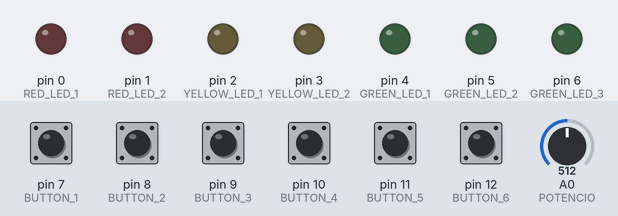
A program run on a simulated Teensy 4. On the bench: output pins drawn as LEDs (lit = HIGH). The test bench sets the inputs (shaded band); at power-on: pin 7 (BUTTON_1), pin 8 (BUTTON_2), pin 9 (BUTTON_3), pin 10 (BUTTON_4), pin 11 (BUTTON_5), pin 12 (BUTTON_6) HIGH, A0 (POTENCIO) = 512. What the program prints to the serial monitor is not drawn.

Above: at 1.2 s.
1.3 s: pin 7 (BUTTON_1) pulled LOW for 0.15 s
At 2.1 s:
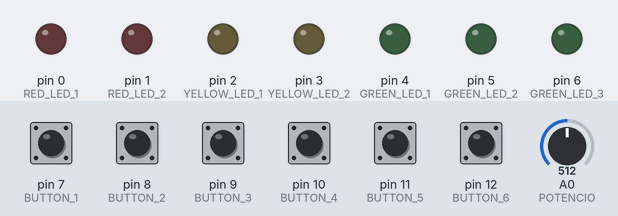
3.0 s: pin 8 (BUTTON_2) pulled LOW for 1 s
At 3.5 s:
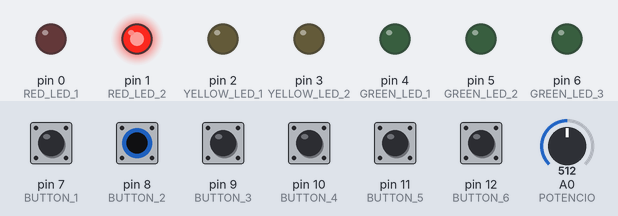
5.5 s: A0 (POTENCIO) set to 528
At 6.7 s:
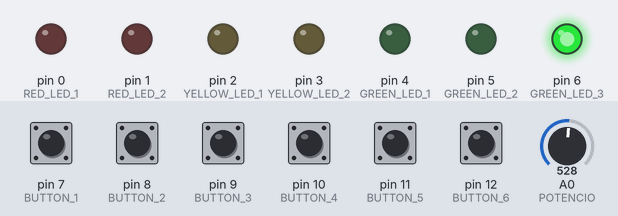
7.0 s: pin 9 (BUTTON_3) pulled LOW for 0.15 s
At 7.6 s:
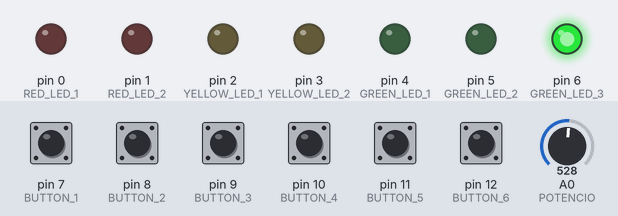
8.7 s: pin 10 (BUTTON_4) pulled LOW for 0.15 s
At 10.1 s:
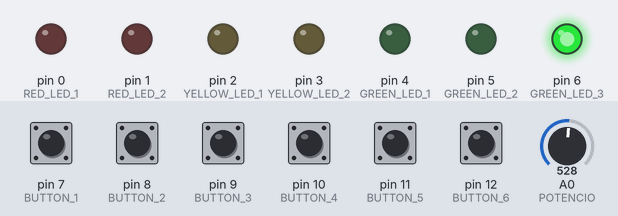
10.4 s: pin 11 (BUTTON_5) pulled LOW for 0.15 s
At 11.4 s:
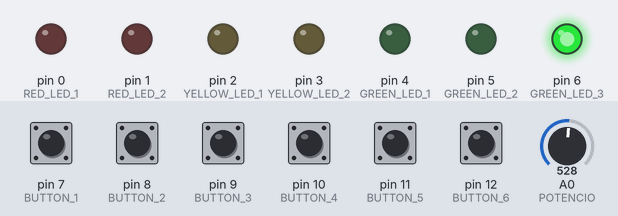
Timing chart, 0 to 13.1 s (numbered marks = the images above; inputs shaded):
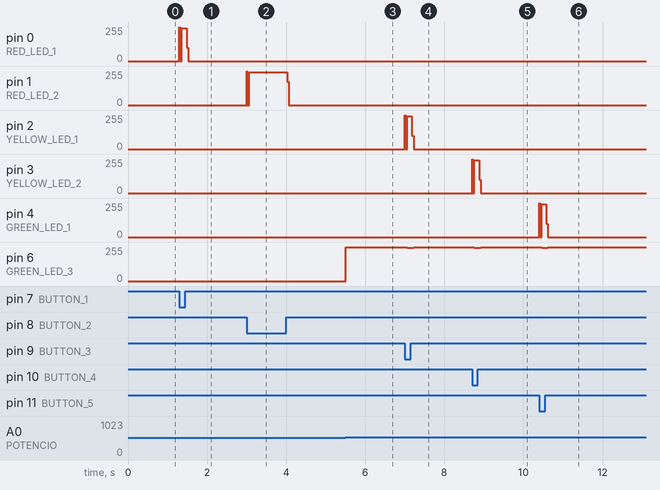

Measured:
- the behaviour switches between 512 and 513 on A0 (POTENCIO) (found by bisection; images 2 and 3)
- after the input at 1.3 s, pin 0 (RED_LED_1): 0/255 → 247/255 at once, → 0/255 0.18 s later
- after the input at 3.0 s, pin 1 (RED_LED_2): 0/255 → 247/255 at once, → 0/255 1.0 s later
- after the input at 5.5 s, pin 6 (GREEN_LED_3): 0/255 → 255/255 at once
- after the input at 7.0 s, pin 2 (YELLOW_LED_1): 0/255 → 247/255 at once, → 0/255 0.18 s later; pin 6 (GREEN_LED_3): 255/255 → 248/255 after 0.06 s, → 255/255 0.16 s later
- after the input at 8.7 s, pin 3 (YELLOW_LED_2): 0/255 → 247/255 at once, → 0/255 0.18 s later; pin 6 (GREEN_LED_3): 255/255 → 248/255 after 0.06 s, → 255/255 0.16 s later
- after the input at 10.4 s, pin 4 (GREEN_LED_1): 0/255 → 246/255 at once, → 0/255 0.18 s later; pin 6 (GREEN_LED_3): 255/255 → 248/255 after 0.06 s, → 255/255 0.16 s later

The program:

main.cpp
```cpp
#include <Arduino.h>

#define GREEN_LED_1 4
#define GREEN_LED_2 5
#define GREEN_LED_3 6
#define RED_LED_1 0
#define RED_LED_2 1
#define YELLOW_LED_1 2
#define YELLOW_LED_2 3
#define BUTTON_1 7
#define BUTTON_2 8
#define BUTTON_3 9
#define BUTTON_4 10
#define BUTTON_5 11
#define BUTTON_6 12
#define POTENCIO 14

void setup() {
  pinMode(GREEN_LED_1, OUTPUT);
  pinMode(GREEN_LED_2, OUTPUT);
  pinMode(GREEN_LED_3, OUTPUT);
  pinMode(RED_LED_1, OUTPUT);
  pinMode(RED_LED_2, OUTPUT);
  pinMode(YELLOW_LED_1, OUTPUT);
  pinMode(YELLOW_LED_2, OUTPUT);
  pinMode(BUTTON_1, INPUT);
  pinMode(BUTTON_2, INPUT);
  pinMode(BUTTON_3, INPUT);
  pinMode(BUTTON_4, INPUT);
  pinMode(BUTTON_5, INPUT);
  pinMode(BUTTON_6, INPUT);
  pinMode(POTENCIO, INPUT);
  Serial.begin(9600);
}

void reset() {
  Serial.println("Reseting");
  digitalWrite(GREEN_LED_1, LOW);
  digitalWrite(GREEN_LED_2, LOW);
  digitalWrite(GREEN_LED_3, LOW);
  digitalWrite(RED_LED_1, LOW);
  digitalWrite(RED_LED_2, LOW);
  digitalWrite(YELLOW_LED_1, LOW);
  digitalWrite(YELLOW_LED_2, LOW);
}

void loop() {

  if(digitalRead(BUTTON_1) == LOW){
    Serial.println("Botão 1 pressionado");
    digitalWrite(RED_LED_1, HIGH);
    delay(10);
    reset();
  }
  if(digitalRead(BUTTON_2) == LOW){
    Serial.println("Botão 2 pressionado");
    digitalWrite(RED_LED_2, HIGH);
    delay(10);
    reset();
  }
  if(digitalRead(BUTTON_3) == LOW){
    Serial.println("Botão 3 pressionado");
    digitalWrite(YELLOW_LED_1, HIGH);
    delay(10);
    reset();
  }
  if(digitalRead(BUTTON_4) == LOW){
    Serial.println("Botão 4 pressionado");
    digitalWrite(YELLOW_LED_2, HIGH);
    delay(10);
    reset();
  }
  if(digitalRead(BUTTON_5) == LOW){
    Serial.println("Botão 5 pressionado");
    digitalWrite(GREEN_LED_1, HIGH);
    delay(10);
    reset();
  }
  if(digitalRead(BUTTON_6) == LOW){
    Serial.println("Botão 6 pressionado");
    digitalWrite(GREEN_LED_2, HIGH);
    delay(10);
    reset();
  }

  int potencio = analogRead(POTENCIO);
  Serial.print("Potenciometro: ");
  Serial.println(potencio);

  // Turn last green led on if potencio is greater than 512
  if (potencio > 512) {
    digitalWrite(GREEN_LED_3, HIGH);
  } else {
    digitalWrite(GREEN_LED_3, LOW);
  }
}
```
